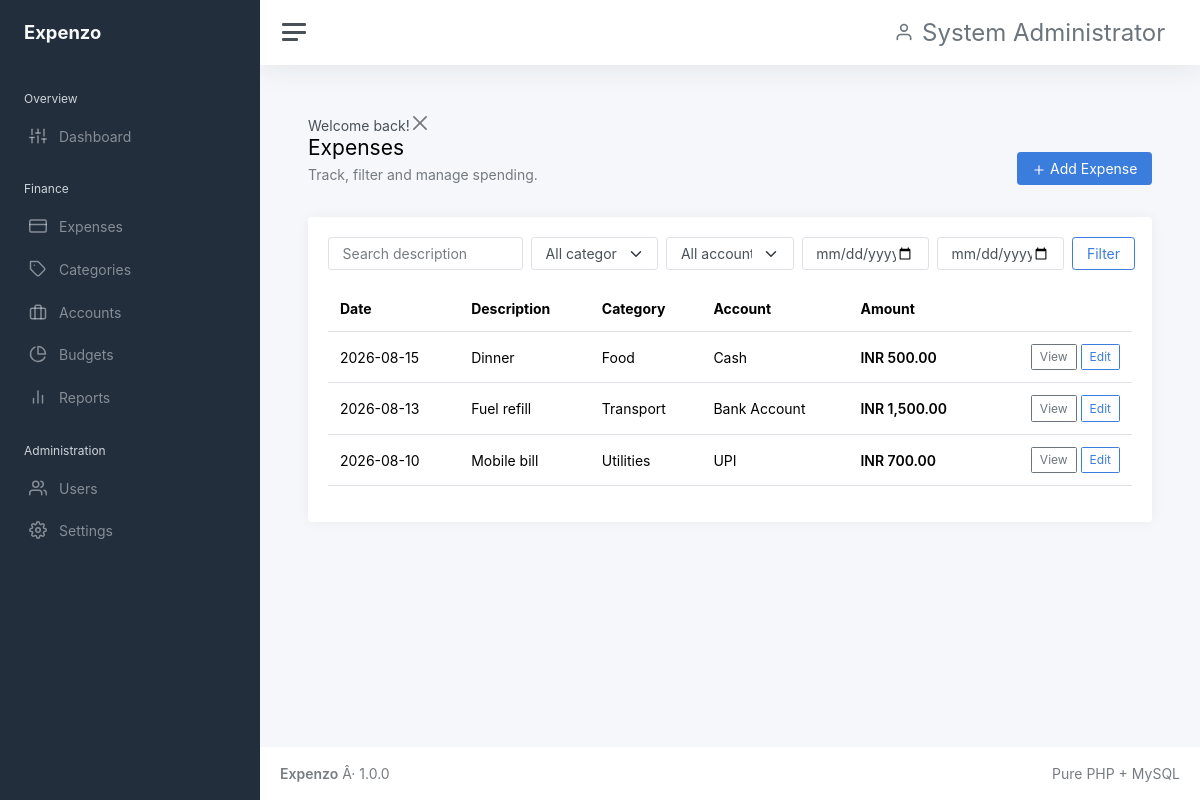
/expenses (signed in), run on the app's committed database.
### tables this page shows
CREATE TABLE users (
  id BIGINT UNSIGNED AUTO_INCREMENT PRIMARY KEY,
  name VARCHAR(120) NOT NULL,
  email VARCHAR(190) NOT NULL UNIQUE,
  password_hash VARCHAR(255) NOT NULL,
  status ENUM('active','inactive') NOT NULL DEFAULT 'active',
  created_at DATETIME NOT NULL DEFAULT CURRENT_TIMESTAMP,
  updated_at DATETIME NOT NULL DEFAULT CURRENT_TIMESTAMP ON UPDATE CURRENT_TIMESTAMP,
  INDEX idx_users_status(status)
);

CREATE TABLE expenses (
  id BIGINT UNSIGNED AUTO_INCREMENT PRIMARY KEY,
  user_id BIGINT UNSIGNED NOT NULL,
  amount DECIMAL(15,2) NOT NULL,
  expense_date DATE NOT NULL,
  category_id BIGINT UNSIGNED NOT NULL,
  account_id BIGINT UNSIGNED NOT NULL,
  description VARCHAR(255) NOT NULL,
  notes TEXT NULL,
  receipt_path VARCHAR(255) NULL,
  status ENUM('draft','posted','void') NOT NULL DEFAULT 'posted',
  created_at DATETIME NOT NULL DEFAULT CURRENT_TIMESTAMP,
  updated_at DATETIME NOT NULL DEFAULT CURRENT_TIMESTAMP ON UPDATE CURRENT_TIMESTAMP,
  INDEX idx_expenses_user_date(user_id, expense_date),
  INDEX idx_expenses_user_status(user_id, status),
  INDEX idx_expenses_category(category_id),
  INDEX idx_expenses_account(account_id),
  FOREIGN KEY(user_id) REFERENCES users(id) ON DELETE CASCADE,
  FOREIGN KEY(category_id) REFERENCES categories(id) ON DELETE RESTRICT,
  FOREIGN KEY(account_id) REFERENCES accounts(id) ON DELETE RESTRICT
);

CREATE TABLE categories (
  id BIGINT UNSIGNED AUTO_INCREMENT PRIMARY KEY,
  name VARCHAR(120) NOT NULL,
  description TEXT NULL,
  icon VARCHAR(80) NOT NULL DEFAULT 'tag',
  color VARCHAR(20) NOT NULL DEFAULT '#3b7ddd',
  status ENUM('active','inactive') NOT NULL DEFAULT 'active',
  created_by BIGINT UNSIGNED NULL,
  created_at DATETIME NOT NULL DEFAULT CURRENT_TIMESTAMP,
  updated_at DATETIME NOT NULL DEFAULT CURRENT_TIMESTAMP ON UPDATE CURRENT_TIMESTAMP,
  UNIQUE KEY uq_categories_name(name),
  INDEX idx_categories_status(status),
  FOREIGN KEY(created_by) REFERENCES users(id) ON DELETE SET NULL
);

CREATE TABLE accounts (
  id BIGINT UNSIGNED AUTO_INCREMENT PRIMARY KEY,
  user_id BIGINT UNSIGNED NOT NULL,
  name VARCHAR(120) NOT NULL,
  type VARCHAR(60) NOT NULL,
  opening_balance DECIMAL(15,2) NOT NULL DEFAULT 0,
  current_balance DECIMAL(15,2) NOT NULL DEFAULT 0,
  description TEXT NULL,
  status ENUM('active','inactive') NOT NULL DEFAULT 'active',
  created_at DATETIME NOT NULL DEFAULT CURRENT_TIMESTAMP,
  updated_at DATETIME NOT NULL DEFAULT CURRENT_TIMESTAMP ON UPDATE CURRENT_TIMESTAMP,
  UNIQUE KEY uq_accounts_user_name(user_id, name),
  INDEX idx_accounts_user_status(user_id, status),
  FOREIGN KEY(user_id) REFERENCES users(id) ON DELETE CASCADE
);

### app/Core/View.php (called while the page is built, shortened)
<?php
final class View {
 public static function render(string $view,array $data=[],string $layout='app'):void { extract($data); $viewFile=dirname(__DIR__,2).'/resources/views/'.$view.'.php'; if(!is_file($viewFile)) throw new \RuntimeException('View not found: '.$view); ob_start(); require $viewFile; $content=ob_get_clean(); require dirname(__DIR__,2).'/resources/views/layouts/'.$layout.'.php'; }
}

### app/Controllers/ExpenseController.php (called while the page is built, shortened)
<?php
final class ExpenseController { private function common(array $extra=[]):array{$uid=(int)Session::get('user_id');return ['categories'=>(new CategoryRepository())->allForUser($uid,true),'accounts'=>(new AccountRepository())->allForUser($uid,true)]+$extra;}
 public function index(Request $r):void{PermissionMiddleware::require('expenses.view');$f=['q'=>(string)$r->query('q',''),'category_id'=>(string)$r->query('category_id',''),'account_id'=>(string)$r->query('account_id',''),'from'=>(string)$r->query('from',''),'to'=>(string)$r->query('to',''),'status'=>(string)$r->query('status','')];$data=(new ExpenseRepository())->paginate($f,auth_user(),max(1,(int)$r->query('page',1)),10);View::render('expenses/index',$this->common(compact('data','f')));}
}

### public/index.php (called while the page is built, shortened)
<?php
require dirname(__DIR__).'/app/Helpers/helpers.php';
$router=new Router();(require dirname(__DIR__).'/routes/web.php')($router);$router->dispatch(new Request());

### app/Core/Session.php (called while the page is built, shortened)
<?php
final class Session {
 public static function start():void{ $c=require dirname(__DIR__,2).'/config/app.php'; }
 public static function get(string $k,mixed $d=null):mixed{return $_SESSION[$k]??$d;}
 public static function consumeFlash(string $k,mixed $d=null):mixed{$v=$_SESSION['_flash'][$k]??$d;unset($_SESSION['_flash'][$k]);return $v;}
}

### app/Helpers/helpers.php (called while the page is built, shortened)
<?php
function e(mixed $v):string{return htmlspecialchars((string)$v,ENT_QUOTES,'UTF-8');}
function url(string $path=''):string{$base=rtrim(dirname($_SERVER['SCRIPT_NAME']??''),'/'); if($base==='/'||$base==='.')$base=''; return $base.'/'.ltrim($path,'/');}
function asset(string $path):string{return url('assets/'.ltrim($path,'/'));}
function flash(string $key):mixed{return Session::consumeFlash($key);}
function auth_user():?array{return Session::get('user');}
function can(string $permission):bool{return in_array($permission,Session::get('permissions',[]),true);}
function money(float|int|string $amount):string{ $cfg=require dirname(__DIR__,2).'/config/app.php'; $symbols=['INR'=>'INR ','USD'=>'$','EUR'=>'EUR ','GBP'=>'GBP ']; return ($symbols[$cfg['currency']]??$cfg['currency'].' ').number_format((float)$amount,2);}

### app/Repositories/ExpenseRepository.php (called while the page is built, shortened)
<?php
final class ExpenseRepository {
 public function paginate(array $f,array $actor,int $page=1,int $per=10):array{$pdo=Database::connection();$where=['1=1'];$p=[];$this->scope($where,$p,$actor);if(!empty($f['q'])){$where[]='(e.description LIKE ? OR e.notes LIKE ?)';$p[]='%'.$f['q'].'%';$p[]='%'.$f['q'].'%';}foreach(['category_id','account_id','user_id','status'] as $k){if(($f[$k]??'')!=='' && (in_array($k,['category_id','account_id','status'],true)||in_array($actor['role_name']??'', ['Super Admin','Admin'], true))){$where[]='e.'.$k.'=?';$p[]=$f[$k];}}if(!empty($f['from'])){$where[]='e.expense_date>=?';$p[]=$f['from'];}if(!empty($f['to'])){$where[]='e.expense_date<=?';$p[]=$f['to'];}$joins=' LEFT JOIN users u ON u.id=e.user_id LEFT JOIN user_roles ur ON ur.user_id=u.id LEFT JOIN roles r ON r.id=ur.role_id';$cnt=$pdo->prepare('SELECT COUNT(DISTINCT e.id) FROM expenses e'.$joins.' WHERE '.implode(' AND ',$where));$cnt->execute($p);$total=(int)$cnt->fetchColumn();$off=($page-1)*$per;$sql='SELECT e.*,c.name category_name,a.name account_name,u.name user_name,ucs.badge,COALESCE(ucs.icon,c.icon) category_icon,COALESCE(ucs.color,c.color) category_color FROM expenses e LEFT JOIN categories c ON c.id=e.category_id LEFT JOIN accounts a ON a.id=e.account_id LEFT JOIN user_category_settings ucs ON ucs.user_id=e.user_id AND ucs.category_id=e.category_id'.$joins.' WHERE '.implode(' AND ',$where).' GROUP BY e.id ORDER BY e.expense_date DESC,e.id DESC LIMIT '.(int)$per.' OFFSET '.(int)$off;$s=$pdo->prepare($sql);$s->execute($p);return ['rows'=>$s->fetchAll(),'total'=>$total,'page'=>$page,'per'=>$per];}
}

### app/Repositories/UserRepository.php (called while the page is built, shortened)
<?php
final class UserRepository {
 public function findWithRole(int $id):?array{$pdo=Database::connection();$s=$pdo->prepare('SELECT u.*,r.name role_name FROM users u LEFT JOIN user_roles ur ON ur.user_id=u.id LEFT JOIN roles r ON r.id=ur.role_id WHERE u.id=? LIMIT 1');$s->execute([$id]);$u=$s->fetch();if(!$u)return null;$p=$pdo->prepare('SELECT p.name FROM permissions p JOIN role_permissions rp ON rp.permission_id=p.id JOIN user_roles ur ON ur.role_id=rp.role_id WHERE ur.user_id=?');$p->execute([$id]);$u['permissions']=array_column($p->fetchAll(),'name');return $u;}
}

### app/Middleware/PermissionMiddleware.php (called while the page is built, shortened)
<?php
final class PermissionMiddleware { public static function require(string $permission):void {AuthMiddleware::require(); $user=(new UserRepository())->findWithRole((int)Session::get('user_id')); if(!$user || !in_array($permission,$user['permissions']??[],true)) {http_response_code(403); \App\Core\View::render('errors/403',[],'app'); exit;}} }

### config/app.php (called while the page is built, shortened)
<?php
return [
 'env'=>getenv('APP_ENV') ?: ($_ENV['APP_ENV'] ?? 'production'),
 'debug'=>(bool)(getenv('APP_DEBUG') ?: ($_ENV['APP_DEBUG'] ?? false)),
 'url'=>getenv('APP_URL') ?: ($_ENV['APP_URL'] ?? 'http://localhost'),
 'timezone'=>getenv('APP_TIMEZONE') ?: ($_ENV['APP_TIMEZONE'] ?? 'Asia/Kolkata'),
 'currency'=>getenv('APP_CURRENCY') ?: ($_ENV['APP_CURRENCY'] ?? 'INR'),
 'session_name'=>getenv('SESSION_NAME') ?: ($_ENV['SESSION_NAME'] ?? 'expenzo_session'),
 'session_lifetime'=>(int)(getenv('SESSION_LIFETIME') ?: ($_ENV['SESSION_LIFETIME'] ?? 7200)),
];

### app/Core/Request.php (called while the page is built, shortened)
<?php
final class Request {
 public function path():string { $path=parse_url($_SERVER['REQUEST_URI']??'/',PHP_URL_PATH) ?: '/'; $base=rtrim(dirname($_SERVER['SCRIPT_NAME']??''),'/'); return '/'.ltrim($path,'/'); }
}

### resources/views/expenses/index.php (the view)
<div class="d-flex justify-content-between align-items-center mb-3"><div><h1 class="h3 mb-1">Expenses</h1><p class="text-muted">Track, filter and manage spending.</p></div><?php if(can('expenses.create')):?><a class="btn btn-primary" href="<?=url('expenses/create')?>"><i data-feather="plus" class="me-1"></i>Add Expense</a><?php endif;?></div><div class="card"><div class="card-body"><form class="row g-2 mb-3"><div class="col-md-3"><input class="form-control" name="q" value="<?=e($f['q'])?>" placeholder="Search description"></div><div class="col-md-2"><select class="form-select" name="category_id"><option value="">All categories</option><?php foreach($categories as $c):?><option value="<?=$c['id']?>" <?=selected($f['category_id'],$c['id'])?>><?=e($c['name'])?></option><?php endforeach;?></select></div><div class="col-md-2"><select class="form-select" name="account_id"><option value="">All accounts</option><?php foreach($accounts as $a):?><option value="<?=$a['id']?>" <?=selected($f['account_id'],$a['id'])?>><?=e($a['name'])?></option><?php endforeach;?></select></div><div class="col-md-2"><input type="date" class="form-control" name="from" value="<?=e($f['from'])?>"></div><div class="col-md-2"><input type="date" class="form-control" name="to" value="<?=e($f['to'])?>"></div><div class="col-md-1 d-grid"><button class="btn btn-outline-primary">Filter</button></div></form><div class="table-responsive"><table class="table table-hover"><thead><tr><th>Date</th><th>Description</th><th>Category</th><th>Account</th><th>Amount</th><th></th></tr></thead><tbody><?php foreach($data['rows'] as $row):?><tr><td><?=e($row['expense_date'])?></td><td><?=e($row['description'])?></td><td><?=e($row['category_name'])?></td><td><?=e($row['account_name'])?></td><td class="fw-semibold"><?=money($row['amount'])?></td><td class="text-end"><a class="btn btn-sm btn-outline-secondary" href="<?=url('expenses/'.$row['id'])?>">View</a> <?php if(can('expenses.edit')):?><a class="btn btn-sm btn-outline-primary" href="<?=url('expenses/'.$row['id'].'/edit')?>">Edit</a><?php endif;?></td></tr><?php endforeach;?><?php if(!$data['rows']):?><tr><td colspan="6" class="text-center text-muted py-5">No expenses found.</td></tr><?php endif;?></tbody></table></div><?php $total=$data['total'];$page=$data['page'];$per=$data['per']; require dirname(__DIR__).'/partials/pagination.php'; ?></div></div>

### app/Core/Router.php (shortened to what this page needs)
<?php
final class Router { private array $routes=[];
 private function add(string $method,string $path,string $handler):void{$this->routes[] = compact('method','path','handler');}
 public function dispatch(Request $request):void{foreach($this->routes as $r){if($r['method']!==$request->method())continue;$pattern=preg_replace('#\\{([a-zA-Z_][a-zA-Z0-9_]*)\\}#','(?P<$1>[^/]+)',str_replace('/','\/',$r['path']));if(preg_match('#^'.$pattern.'$#',$request->path(),$m)){[$class,$method]=explode('@',$r['handler']);$controller=new $class();$params=[];foreach($m as $k=>$v)if(!is_int($k))$params[]=$v; $controller->$method($request,...$params);return;}} Response::status(404); View::render('errors/404',[], 'app');}
}

### resources/views/layouts/app.php
<!doctype html><html lang="en"><head><meta charset="utf-8"><meta name="viewport" content="width=device-width, initial-scale=1"><title><?=e($title??APP_NAME)?></title><link href="<?=asset('app.css')?>" rel="stylesheet"><style>.brand-mini{font-weight:700}.table td,.table th{vertical-align:middle}.stat-value{font-size:1.6rem;font-weight:600}.receipt-thumb{max-width:80px;max-height:80px}</style></head><body><div class="wrapper"><nav id="sidebar" class="sidebar js-sidebar"><div class="sidebar-content js-simplebar"><a class="sidebar-brand" href="<?=url('dashboard')?>"><span class="align-middle brand-mini"><?=e(APP_NAME)?></span></a><ul class="sidebar-nav"><li class="sidebar-header">Overview</li><li class="sidebar-item <?=str_starts_with($_SERVER['REQUEST_URI']??'','/dashboard')||($_SERVER['REQUEST_URI']??'/')==='/'?'active':''?>"><a class="sidebar-link" href="<?=url('dashboard')?>"><i class="align-middle" data-feather="sliders"></i><span class="align-middle">Dashboard</span></a></li><li class="sidebar-header">Finance</li><?php if(can('expenses.view')): ?><li class="sidebar-item"><a class="sidebar-link" href="<?=url('expenses')?>"><i class="align-middle" data-feather="credit-card"></i><span class="align-middle">Expenses</span></a></li><?php endif;?><?php if(can('categories.view')): ?><li class="sidebar-item"><a class="sidebar-link" href="<?=url('categories')?>"><i class="align-middle" data-feather="tag"></i><span class="align-middle">Categories</span></a></li><?php endif;?><?php if(can('accounts.view')): ?><li class="sidebar-item"><a class="sidebar-link" href="<?=url('accounts')?>"><i class="align-middle" data-feather="briefcase"></i><span class="align-middle">Accounts</span></a></li><?php endif;?><?php if(can('budgets.view')): ?><li class="sidebar-item"><a class="sidebar-link" href="<?=url('budgets')?>"><i class="align-middle" data-feather="pie-chart"></i><span class="align-middle">Budgets</span></a></li><?php endif;?><?php if(can('reports.view')): ?><li class="sidebar-item"><a class="sidebar-link" href="<?=url('reports')?>"><i class="align-middle" data-feather="bar-chart-2"></i><span class="align-middle">Reports</span></a></li><?php endif;?><?php if(can('users.view')||can('settings.view')): ?><li class="sidebar-header">Administration</li><?php if(can('users.view')):?><li class="sidebar-item"><a class="sidebar-link" href="<?=url('users')?>"><i class="align-middle" data-feather="users"></i><span class="align-middle">Users</span></a></li><?php endif;?><?php if(can('settings.view')):?><li class="sidebar-item"><a class="sidebar-link" href="<?=url('settings')?>"><i class="align-middle" data-feather="settings"></i><span class="align-middle">Settings</span></a></li><?php endif;?><?php endif;?></ul></div></nav><div class="main"><nav class="navbar navbar-expand navbar-light navbar-bg"><a class="sidebar-toggle js-sidebar-toggle"><i class="hamburger align-self-center"></i></a><div class="navbar-collapse collapse"><ul class="navbar-nav navbar-align"><li class="nav-item dropdown"><a class="nav-icon dropdown-toggle d-inline-flex align-items-center gap-2" href="#" data-bs-toggle="dropdown"><i data-feather="user"></i><span><?=e(auth_user()['name']??'User')?></span></a><div class="dropdown-menu dropdown-menu-end"><a class="dropdown-item" href="<?=url('logout')?>"><i data-feather="log-out" class="me-2"></i>Logout</a></div></li></ul></div></nav><main class="content"><div class="container-fluid p-0"><?php if($m=flash('success')):?><div class="alert alert-success alert-dismissible" role="alert"><?=e($m)?><button type="button" class="btn-close" data-bs-dismiss="alert"></button></div><?php endif;?><?php if($m=flash('error')):?><div class="alert alert-danger alert-dismissible" role="alert"><?=e($m)?><button type="button" class="btn-close" data-bs-dismiss="alert"></button></div><?php endif;?><?=$content?></div></main><footer class="footer"><div class="container-fluid"><div class="row text-muted"><div class="col-6 text-start"><p class="mb-0"><strong><?=e(APP_NAME)?></strong> Â· <?=APP_VERSION?></p></div><div class="col-6 text-end">Pure PHP + MySQL</div></div></div></footer></div></div><script src="<?=asset('app.js')?>"></script><script>document.addEventListener('DOMContentLoaded',()=>{if(window.feather)feather.replace();});</script><?php if(!empty($scripts)): ?><?=$scripts?><?php endif;?></body></html>

### data on the page
users: name "System Administrator"
expenses: expense_date "2026-08-15", description "Dinner", category.name "Food", account.name "Cash", amount "INR 500.00"
expenses: expense_date "2026-08-13", description "Fuel refill", category.name "Transport", account.name "Bank Account", amount "INR 1,500.00"
expenses: expense_date "2026-08-10", description "Mobile bill", category.name "Utilities", account.name "UPI", amount "INR 700.00"
